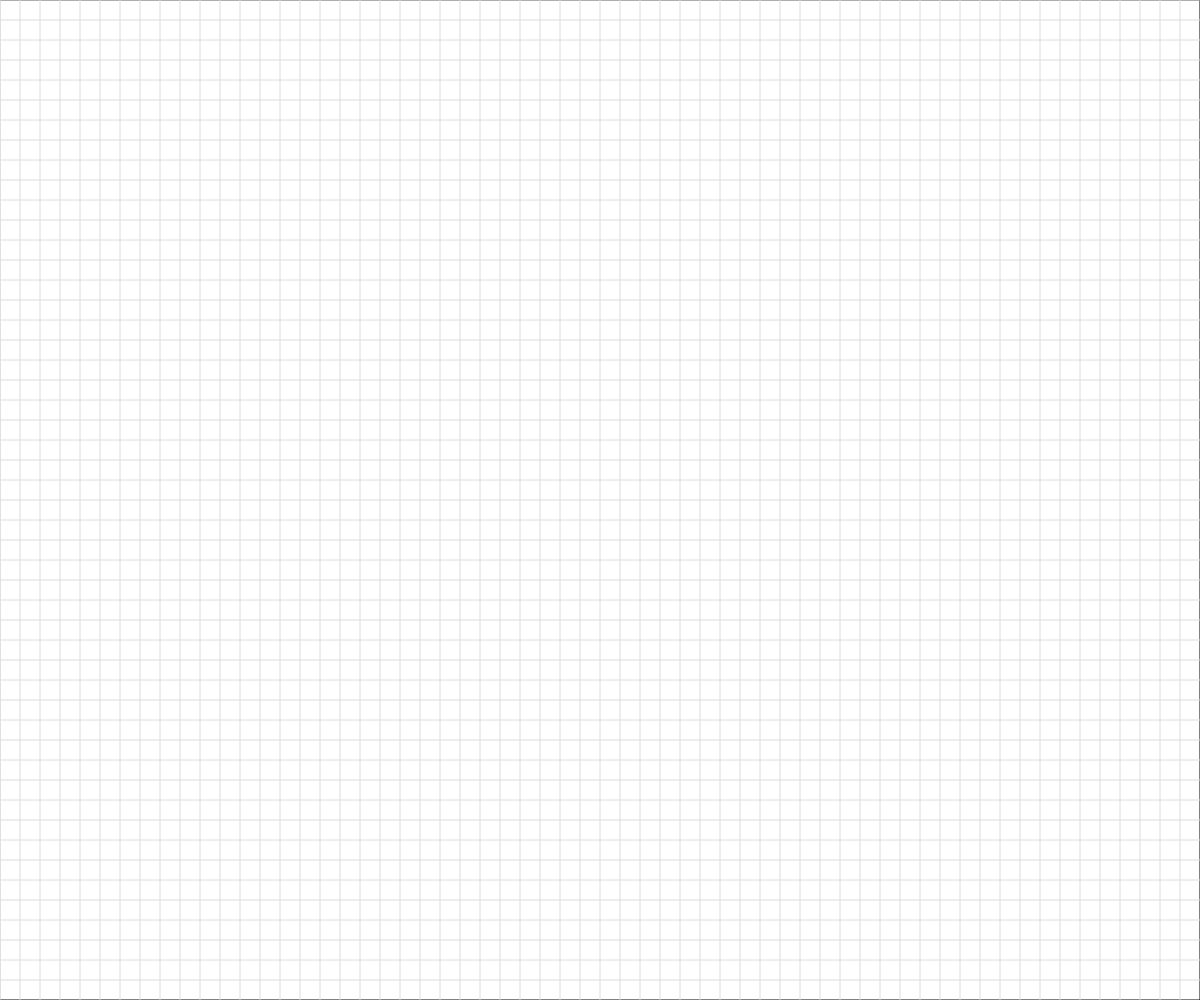
Frame 1 (no input)
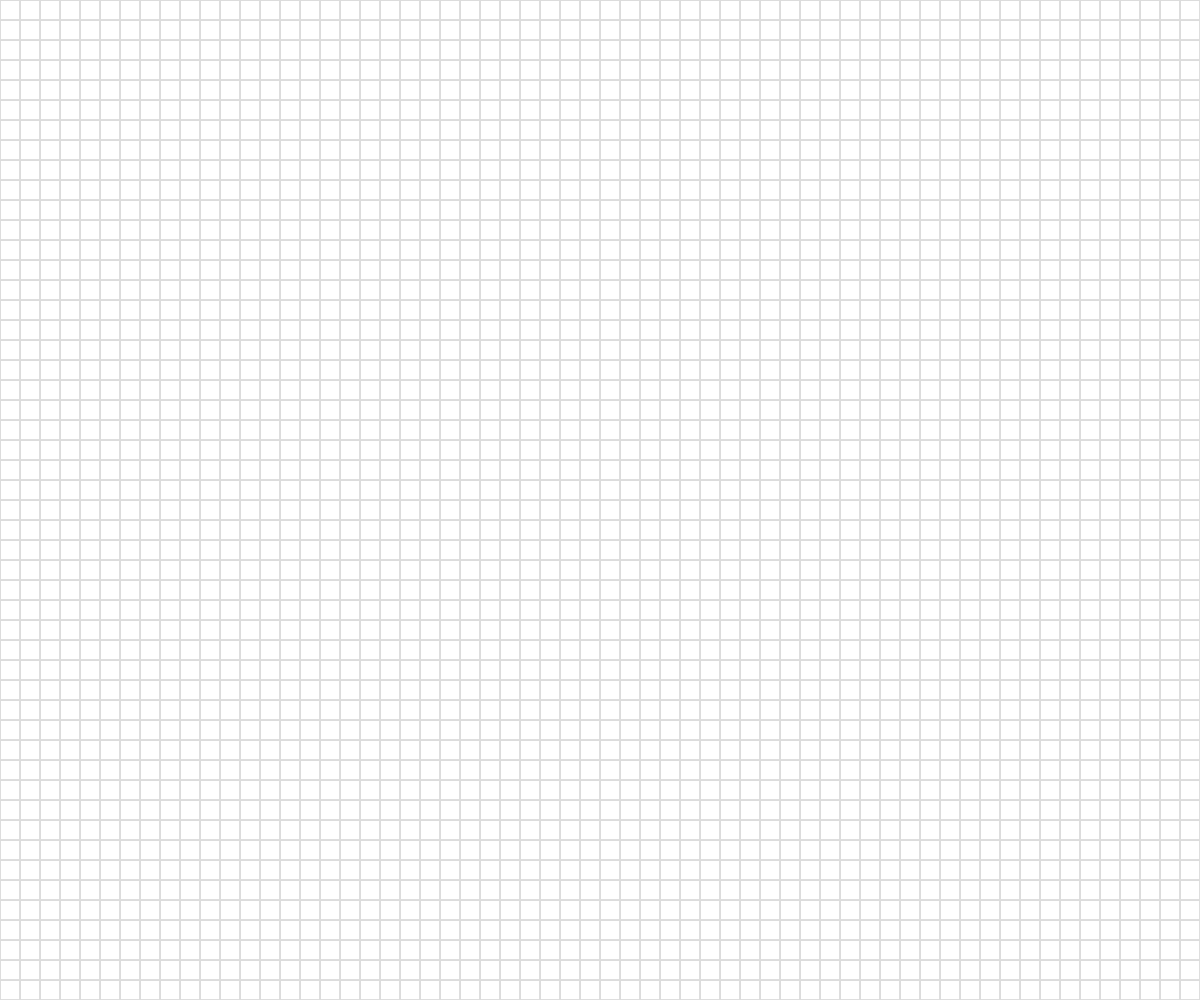
Frame 60 (no input)
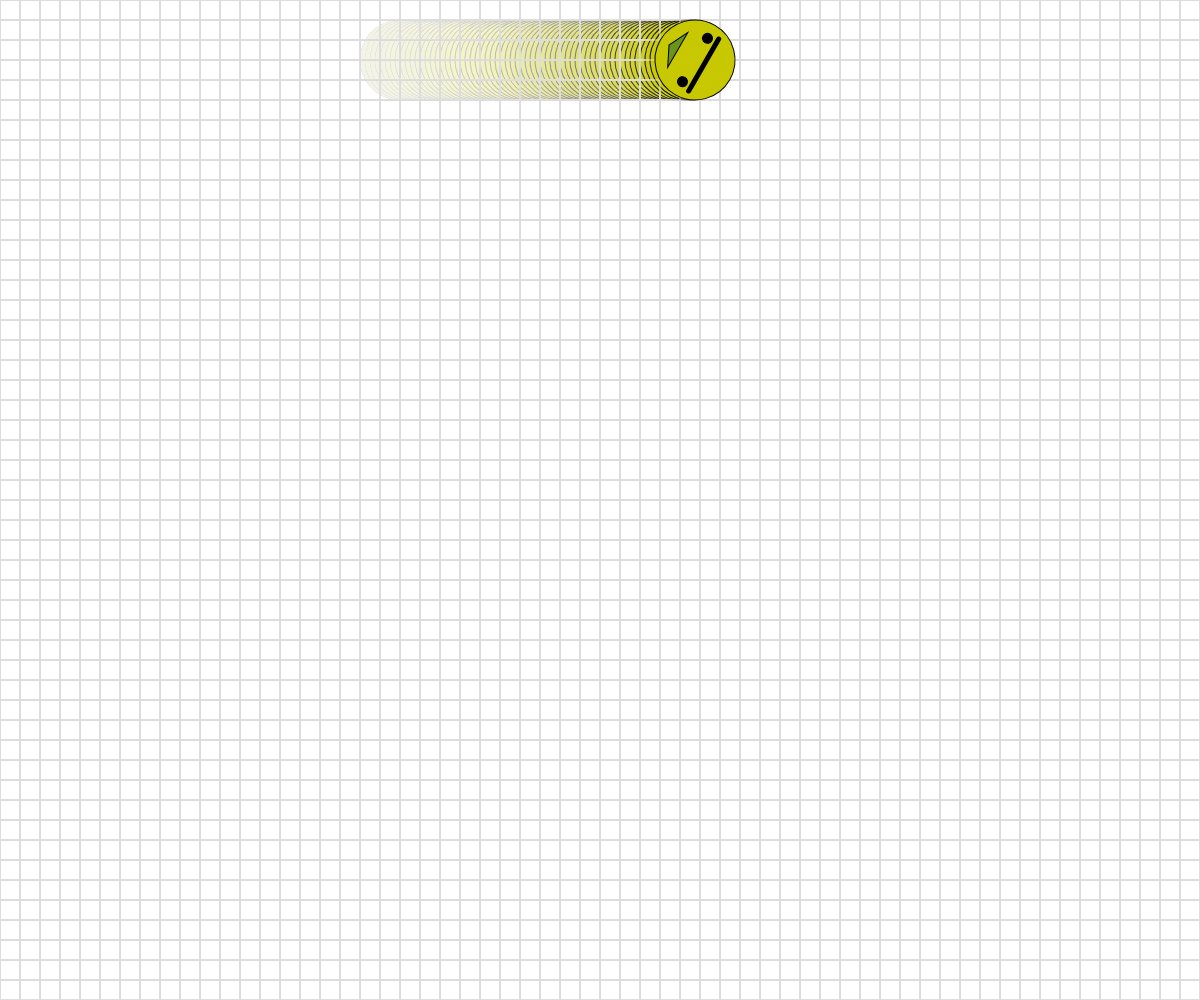
Frame 120 (the mouse pressed at the canvas centre since frame 60)

The p5.js sketch that drew these frames (run headless with seeded random() and noise() and a simulated clock; from frame 60 on, the mouse is pressed at the canvas centre):

// p5.js sketch
// ── sketch.js
// Basic Transformations Sandbox


let originalSpacing = 20;
let x = 100;
let xSpeed = 5;

function setup() {
  createCanvas(windowWidth, windowHeight);
}

function draw() {
  //background option one
  //background(255);
  fill(255,10);
  rect(0,0,width,height);
  drawBasicGrid(220);


  //transformation one: TRANSLATION
  // push();
  // translate(100,20);
  // rectangleRed(0,0);
  // pop();

  // push();
  // translate(mouseX,mouseY);
  // drawBasicGrid(75);
  // rectangleBlue(0,0);
  // pop();

  //transformation two: SCALE
  // rectangleRed(0,0);

  // push();
  // rectMode(CENTER);
  // translate(100,100);
  // scale(mouseX/100);
  
  // drawBasicGrid(50);
  // rectangleBlue(0,0);
  // pop();


  //transformation three: ROTATION
  //reminder: rotations are measured in radians, not degrees! Functions can help with the conversion...
  push();
  translate(x,60);
  rotate(radians(frameCount));
  scale(mouseX/width*2);
  face(0,0);
  pop();

  x += xSpeed;
  if (x < 0 || x > width){
    xSpeed *= -1;
  }

  //Combinations of Transformations

  

}


function face(x, y) {
  //draw a face at x,y
  push();
  translate(x,y);
  ellipseMode(CENTER);
  fill(200,200,0);
  stroke(0);
  ellipse(0,0,80,80);
  fill(90, 140, 30, 220);
  triangle(-20, 20, 20, 20, 0, 30);
  fill(0);
  ellipse(-25,0,10,10);
  ellipse(25,0,10,10);
  strokeWeight(5);
  line(-30,-10,30,-10);
  strokeWeight(1);
  pop();

}

function rectangleRed(x, y) {
  //draw a red rectangle at x,y (sized 50 pixels square) - to visualize what happens to the coordinate system
  //when different basic transformations are applied.
  noStroke();
  fill(255, 0, 0, 150);
  rect(x, y, 50, 50);

}

function rectangleBlue(x, y) {
  //draw a red rectangle at x,y (sized 50 pixels square) - to visualize what happens to the coordinate system
  //when different basic transformations are applied.
  noStroke();
  fill(0, 0, 255, 150);
  rect(x, y, 50, 50);

}

function drawBasicGrid(shade) {
  //draw the normal cartesian Coordinate Grid, in a light color. Spaced at 20 px by default
  stroke(shade);
  for (let x = 0; x < width; x += 20) {
    line(x, 0, x, height);
  }
  for (let y = 0; y < height; y += 20) {
    line(0, y, width, y);
  }
}
